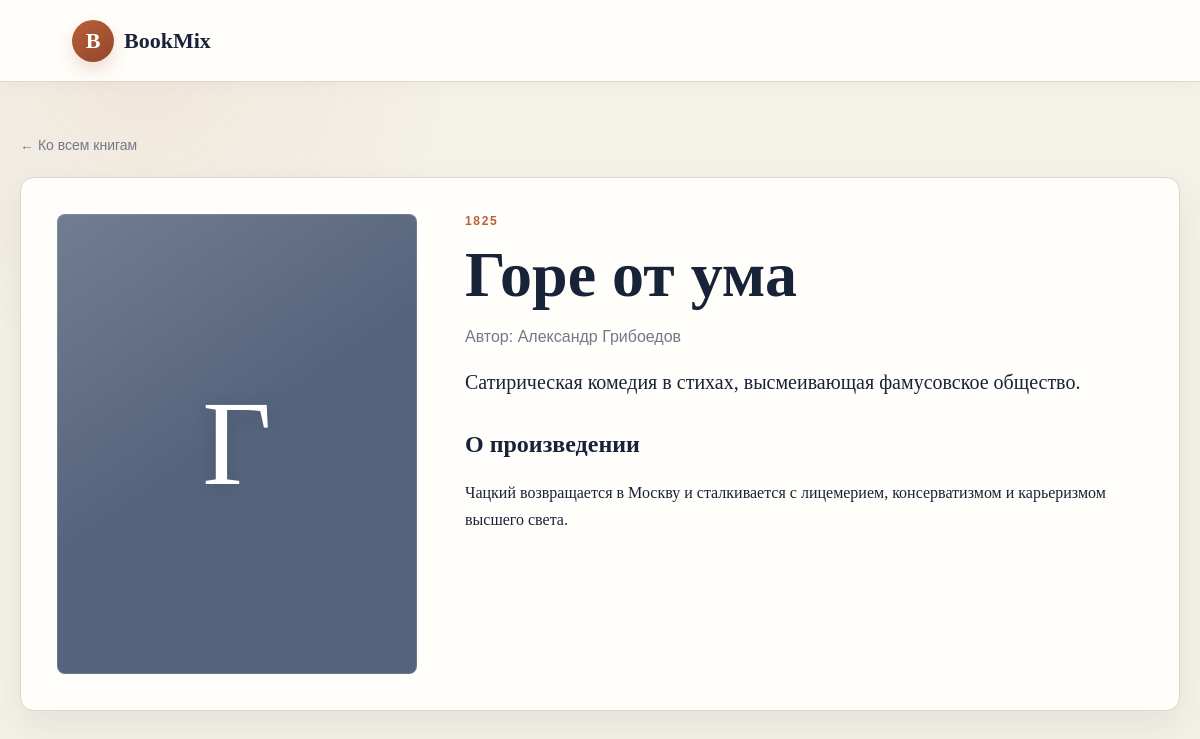
The page /books/24/ on the database as committed earlier.
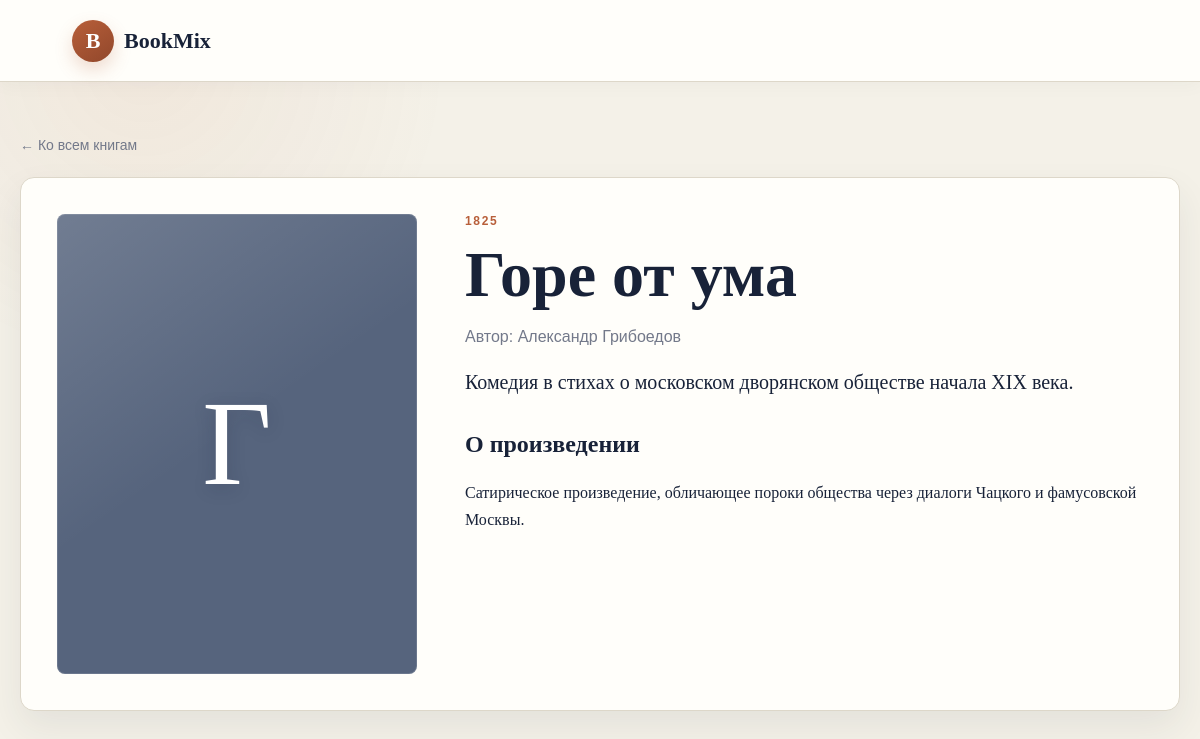
The same page on the database as committed later.
### books/models.py (models this page shows, shortened)
class Book(models.Model):
    title = models.CharField(max_length=200)
    author = models.ForeignKey(
        Author,
        on_delete=models.CASCADE,
        related_name='books'
    )
    img_src = models.URLField(blank=True, null=True)
    publication_date = models.DateField()
    short_desc = models.TextField()

class BookDetail(models.Model):
    book = models.OneToOneField(
        Book,
        on_delete=models.CASCADE,
        related_name='details'
    )
    description = models.TextField()

class Author(models.Model):
    name = models.CharField(max_length=200)
    img_src = models.URLField(blank=True, null=True)
    years_of_age = models.CharField(max_length=50)
    bio = models.TextField()
    works = models.TextField()

### mysite/views.py (the view)
# urls.py: path('books/<int:book_id>/', views.book_detail, name='book_detail'),
def book_detail(request, book_id):
    book = get_object_or_404(
        Book.objects.select_related("author").prefetch_related("details"),
        id=book_id,
    )
    return render(request, "book_detail.html", {"book": book})

### mysite/templates/book_detail.html (shortened to what this page needs)
{% load static %}
<!DOCTYPE html>
<html lang="ru">
<head>
    <link rel="stylesheet" href="{% static 'css/style.css' %}?v=20261121">
</head>
<body>
    <header class="site-header">
        <a class="brand" href="{% url 'home' %}"><span class="brand-mark">B</span><span>BookMix</span></a>
    </header>
    <main>
        <a class="back-link" href="{% url 'home' %}">← Ко всем книгам</a>
        <article class="detail-layout">
            <div class="detail-cover" aria-hidden="true">{{ book.title|slice:":1" }}</div>
            <div class="detail-content">
                <p class="eyebrow">{{ book.publication_date|date:"Y" }}</p>
                <h1>{{ book.title }}</h1>
                <p class="detail-author">Автор: <a href="{% url 'author_detail' author_id=book.author_id %}">{{ book.author.name }}</a></p>
                <p class="lead">{{ book.short_desc }}</p>
                <h2>О произведении</h2>
                <p>{% if book.details %}{{ book.details.description }}{% else %}Подробное описание пока не добавлено.{% endif %}</p>
            </div>
        </article>
    </main>
</body>
</html>

Rows that differ between the two databases and show on the page:
changed Book "Горе от ума": short_desc "Сатирическая комедия в стихах, высмеивающая фамусовское общество." → "Комедия в стихах о московском дворянском обществе начала XIX века."; details.description "Чацкий возвращается в Москву и сталкивается с лицемерием, консерватизмом и карьеризмом высшего света." → "Сатирическое произведение, обличающее пороки общества через диалоги Чацкого и фамусовской Москвы."
